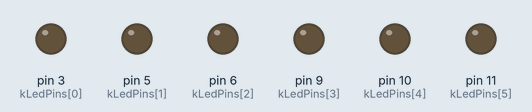
Simulated run of this sketch. Board: Arduino Uno, built with avr-gcc and run on an emulated ATmega328P. Shown: output pins drawn as LEDs (lit = HIGH).

Above: at 0.05 s.
At 0.3 s:
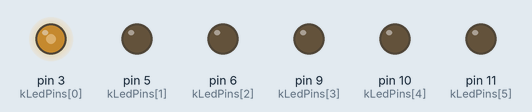
At 0.6 s:
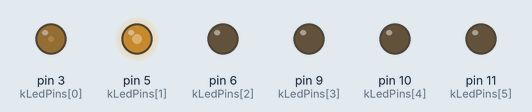
At 1.15 s:
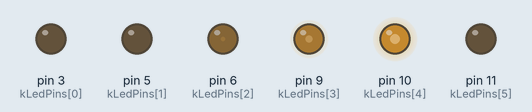
At 1.7 s:
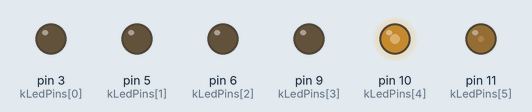
At 2.25 s:
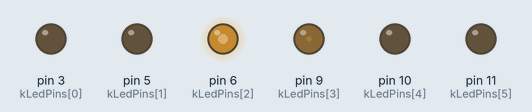
Timing chart, 0 to 5.2 s (numbered marks = the images above):
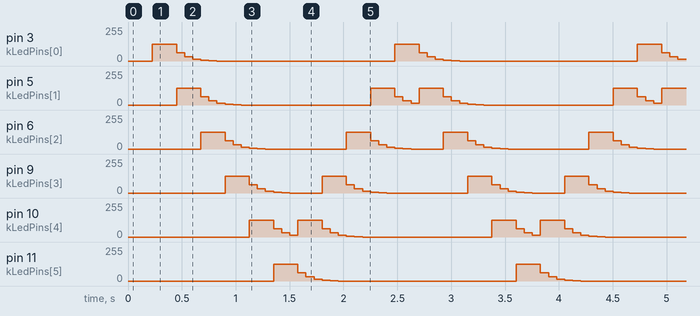

Measured:
- by itself, pin 3 (kLedPins[0]), pin 11 (kLedPins[5]): repeats every 2.3 s: 63/255 0.08 s, 31/255 0.08 s, 15/255 0.08 s, 7/255 0.08 s, 1/255 0.08 s, 0/255 1.7 s, 127/255 0.23 s
- by itself, pin 5 (kLedPins[1]): repeats every 2.3 s: 63/255 0.08 s, 31/255 0.08 s, 15/255 0.08 s, 7/255 0.08 s, 1/255 0.08 s, 0/255 1.2 s, 127/255 0.23 s, 63/255 0.08 s, 31/255 0.08 s, 15/255 0.08 s, 127/255 0.23 s

The sketch:

K2000.ino
```cpp
// K2000
//

const int kDebug = 0;

const int kLedPins[] = { 3, 5, 6, 9, 10, 11 };
const int kLedCount = sizeof(kLedPins) / sizeof(kLedPins[0]);
const int kLedIntensity[] = { 0, 1, 7, 15, 31, 63, 127, 255 };
const int kLedIntensityCount = sizeof(kLedIntensity) / sizeof(kLedIntensity[0]);

int ledIntensityIndex[] = { 0, 0, 0, 0, 0, 0 };

void setup() {
  if (kDebug) {
    Serial.begin(9600);

    Serial.print("Led count: ");
    Serial.print(kLedCount, DEC);
    Serial.print("\n");
  }

  for(int i = 0; i < kLedCount; ++i) {
    pinMode(kLedPins[i], OUTPUT);
    digitalWrite(kLedPins[i], LOW);
  }
}

void updateIntensity() {
  if (kDebug)
    Serial.print("> ");

  for(int i = 0; i < kLedCount; ++i) {
    if (ledIntensityIndex[i] > 0)
    {
      ledIntensityIndex[i] -= 1;
    }

    if (kDebug) {
      Serial.print(ledIntensityIndex[i], DEC);
      Serial.print(" ");
    }

    analogWrite(kLedPins[i], kLedIntensity[ledIntensityIndex[i]]);
  }

  if (kDebug)
    Serial.print("\n");
}

int current = -2;
int delta = -1;

void animate() {
  current += delta;

  if (current < 1) {
    current = 0;
    delta = 1;
  } else if (current >= kLedCount - 1) {
    current = kLedCount - 1;
    delta = -1;
  }
}

const int kAnimMaxStep = 3;
int animStep = kAnimMaxStep;

void loop() {

  if (kDebug)
    Serial.print(current, DEC);

  updateIntensity();
  if (--animStep < 1) {
    animate();
    animStep = kAnimMaxStep;
  }

  ledIntensityIndex[current] = kLedIntensityCount - 1;

  delay(75);
}
```
